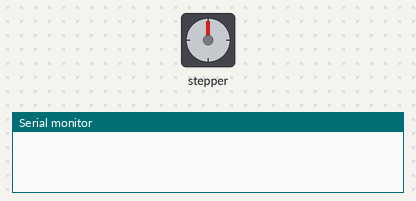
Recording of a sketch running on a simulated Arduino Uno, built with avr-gcc and run on an emulated ATmega328P. On the bench: stepper motor, the last lines printed to the serial monitor. Wiring (inferred from the names in the program): stepper motor (2048 steps per turn assumed): coils A1, A2, A3, A4.

Above: at 0.05 s.
At 2.6 s:
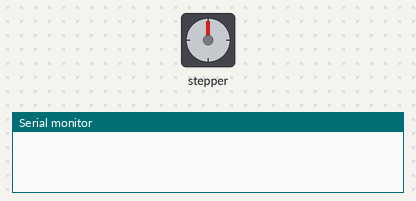
At 5.15 s:
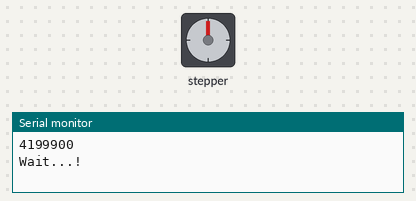
At 10.25 s:
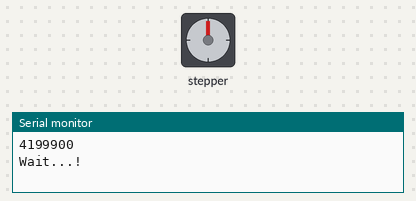
Timing chart, 0 to 13.6 s (numbered marks = the images above):
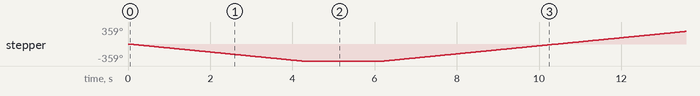

Measured:
- by itself, stepper: turns 359° counter-clockwise in 4.2 s, then 718° clockwise in 8.4 s, then 718° counter-clockwise in 8.4 s, then 718° clockwise in 8.4 s, and so on

The sketch:

MY_Stepper.ino
```cpp
#define stepper_IN1 A1
#define stepper_IN2 A2
#define stepper_IN3 A3
#define stepper_IN4 A4
int Steps = 0;
boolean Direction = true;// gre
unsigned long last_time;
unsigned long currentMillis ;
int steps_left=4095;
long time;
void setup()
{
Serial.begin(9600);
pinMode(stepper_IN1, OUTPUT);
pinMode(stepper_IN2, OUTPUT);
pinMode(stepper_IN3, OUTPUT);
pinMode(stepper_IN4, OUTPUT);
// delay(1000);

}

void loop()
{

  int motorSpeed = 100;
  // set the motor speed:

  while(steps_left>0){
  currentMillis = micros();
  if(currentMillis-last_time>=1000){
  stepper(1);
  time=time+micros()-last_time;
  last_time=micros();
  steps_left--;
  }
  }
   Serial.println(time);
  Serial.println("Wait...!");
  delay(2000);
  Direction=!Direction;
  steps_left=2*4095;
}

void stepper(int xw){
  for (int x=0;x<xw;x++){
switch(Steps){
   case 0:
     digitalWrite(stepper_IN1, LOW);
     digitalWrite(stepper_IN2, LOW);
     digitalWrite(stepper_IN3, LOW);
     digitalWrite(stepper_IN4, HIGH);
   break;
   case 1:
     digitalWrite(stepper_IN1, LOW);
     digitalWrite(stepper_IN2, LOW);
     digitalWrite(stepper_IN3, HIGH);
     digitalWrite(stepper_IN4, HIGH);
   break;
   case 2:
     digitalWrite(stepper_IN1, LOW);
     digitalWrite(stepper_IN2, LOW);
     digitalWrite(stepper_IN3, HIGH);
     digitalWrite(stepper_IN4, LOW);
   break;
   case 3:
     digitalWrite(stepper_IN1, LOW);
     digitalWrite(stepper_IN2, HIGH);
     digitalWrite(stepper_IN3, HIGH);
     digitalWrite(stepper_IN4, LOW);
   break;
   case 4:
     digitalWrite(stepper_IN1, LOW);
     digitalWrite(stepper_IN2, HIGH);
     digitalWrite(stepper_IN3, LOW);
     digitalWrite(stepper_IN4, LOW);
   break;
   case 5:
     digitalWrite(stepper_IN1, HIGH);
     digitalWrite(stepper_IN2, HIGH);
     digitalWrite(stepper_IN3, LOW);
     digitalWrite(stepper_IN4, LOW);
   break;
     case 6:
     digitalWrite(stepper_IN1, HIGH);
     digitalWrite(stepper_IN2, LOW);
     digitalWrite(stepper_IN3, LOW);
     digitalWrite(stepper_IN4, LOW);
   break;
   case 7:
     digitalWrite(stepper_IN1, HIGH);
     digitalWrite(stepper_IN2, LOW);
     digitalWrite(stepper_IN3, LOW);
     digitalWrite(stepper_IN4, HIGH);
   break;
   default:
     digitalWrite(stepper_IN1, LOW);
     digitalWrite(stepper_IN2, LOW);
     digitalWrite(stepper_IN3, LOW);
     digitalWrite(stepper_IN4, LOW);
   break;
}
SetDirection();
}
}
void SetDirection(){
if(Direction==1){ Steps++;}
if(Direction==0){ Steps--; }
if(Steps>7){Steps=0;}
if(Steps<0){Steps=7; }
}
```
